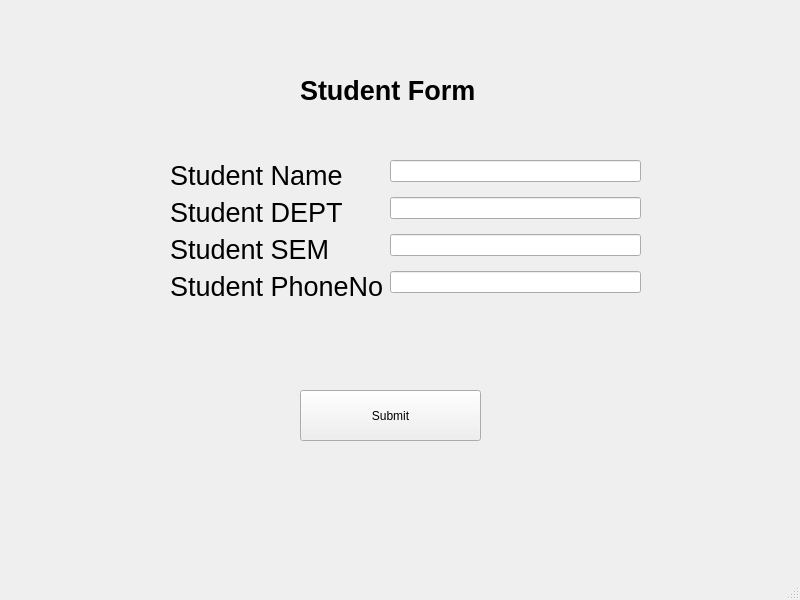
<?xml version="1.0" encoding="UTF-8"?>
<ui version="4.0">
 <class>MainWindow</class>
 <widget class="QMainWindow" name="MainWindow">
  <property name="geometry">
   <rect>
    <x>0</x>
    <y>0</y>
    <width>800</width>
    <height>600</height>
   </rect>
  </property>
  <property name="windowTitle">
   <string>MainWindow</string>
  </property>
  <widget class="QWidget" name="centralwidget">
   <widget class="QWidget" name="formLayoutWidget">
    <property name="geometry">
     <rect>
      <x>170</x>
      <y>160</y>
      <width>471</width>
      <height>171</height>
     </rect>
    </property>
    <layout class="QFormLayout" name="formLayout">
     <item row="0" column="0">
      <widget class="QLabel" name="label">
       <property name="font">
        <font>
         <pointsize>20</pointsize>
        </font>
       </property>
       <property name="text">
        <string>Student Name</string>
       </property>
      </widget>
     </item>
     <item row="1" column="0">
      <widget class="QLabel" name="label_3">
       <property name="font">
        <font>
         <pointsize>20</pointsize>
        </font>
       </property>
       <property name="text">
        <string>Student DEPT</string>
       </property>
      </widget>
     </item>
     <item row="1" column="1">
      <widget class="QLineEdit" name="lineEdit_2"/>
     </item>
     <item row="2" column="0">
      <widget class="QLabel" name="label_4">
       <property name="font">
        <font>
         <pointsize>20</pointsize>
        </font>
       </property>
       <property name="text">
        <string>Student SEM</string>
       </property>
      </widget>
     </item>
     <item row="2" column="1">
      <widget class="QLineEdit" name="lineEdit_3"/>
     </item>
     <item row="0" column="1">
      <widget class="QLineEdit" name="lineEdit"/>
     </item>
     <item row="3" column="0">
      <widget class="QLabel" name="label_2">
       <property name="font">
        <font>
         <pointsize>20</pointsize>
        </font>
       </property>
       <property name="text">
        <string>Student PhoneNo</string>
       </property>
      </widget>
     </item>
     <item row="3" column="1">
      <widget class="QLineEdit" name="lineEdit_4"/>
     </item>
    </layout>
   </widget>
   <widget class="QPushButton" name="Submit">
    <property name="geometry">
     <rect>
      <x>300</x>
      <y>390</y>
      <width>181</width>
      <height>51</height>
     </rect>
    </property>
    <property name="text">
     <string>Submit</string>
    </property>
   </widget>
   <widget class="QLabel" name="label_5">
    <property name="geometry">
     <rect>
      <x>300</x>
      <y>60</y>
      <width>241</width>
      <height>61</height>
     </rect>
    </property>
    <property name="font">
     <font>
      <pointsize>20</pointsize>
      <bold>true</bold>
     </font>
    </property>
    <property name="text">
     <string>Student Form</string>
    </property>
   </widget>
  </widget>
  <widget class="QMenuBar" name="menubar">
   <property name="geometry">
    <rect>
     <x>0</x>
     <y>0</y>
     <width>800</width>
     <height>22</height>
    </rect>
   </property>
  </widget>
  <widget class="QStatusBar" name="statusbar"/>
 </widget>
 <resources/>
 <connections/>
</ui>
